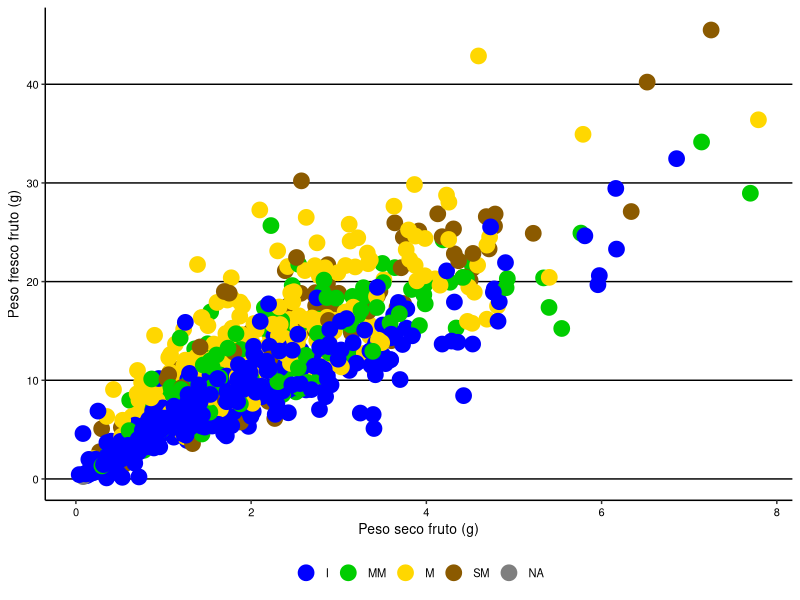
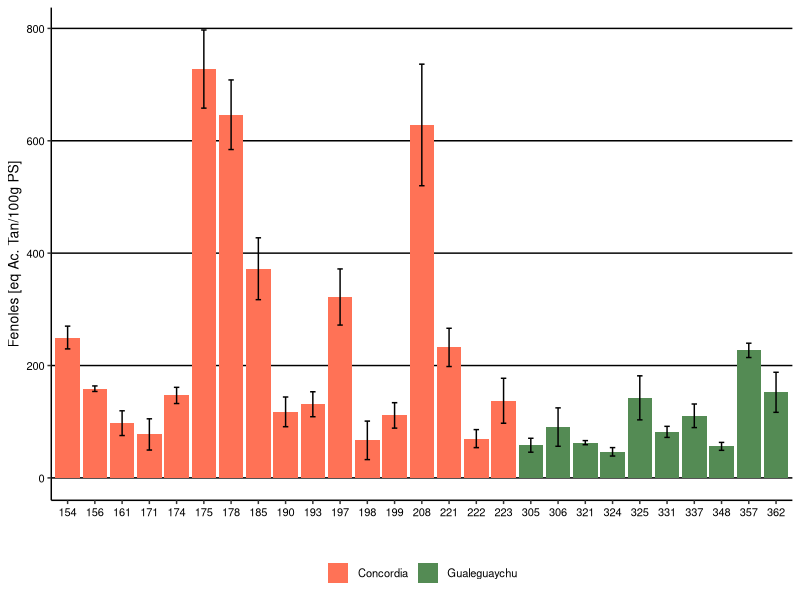
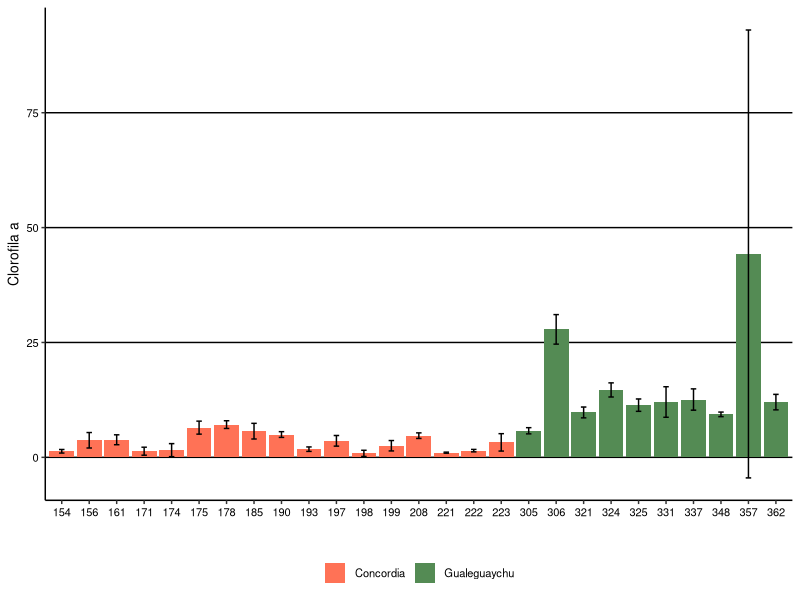
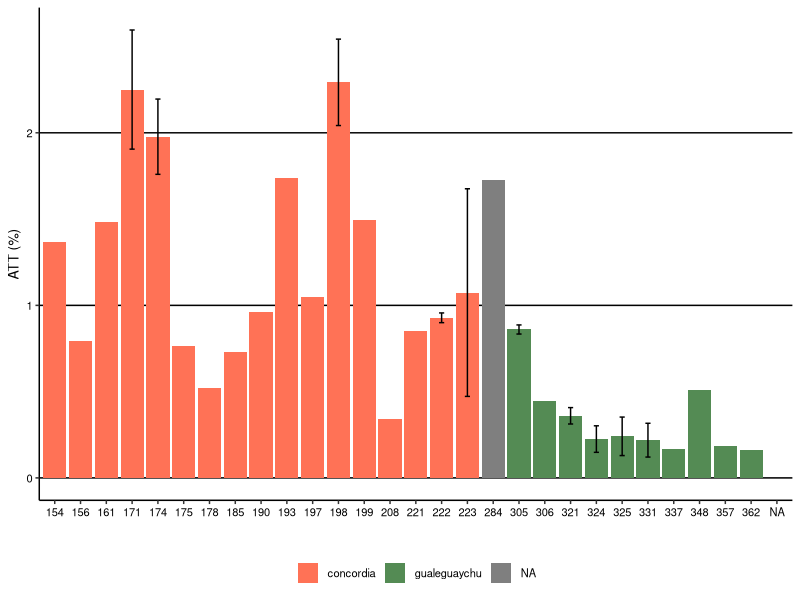
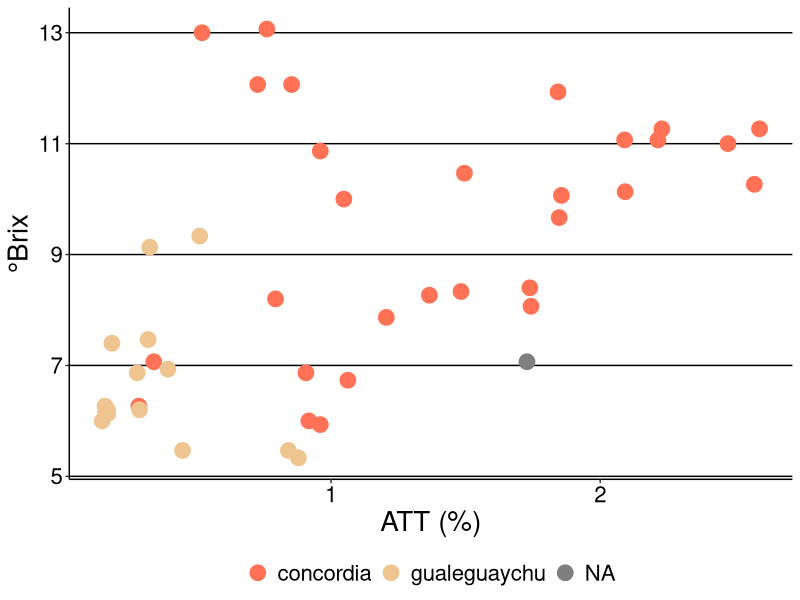
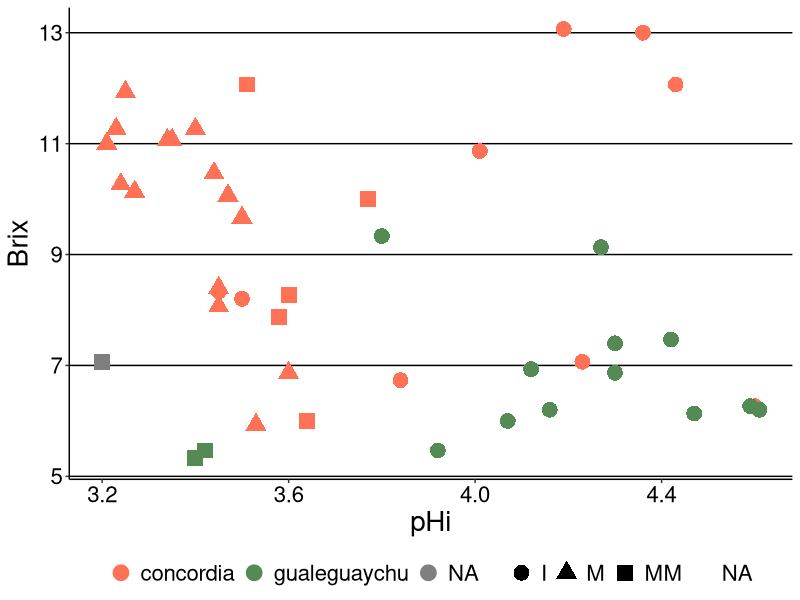
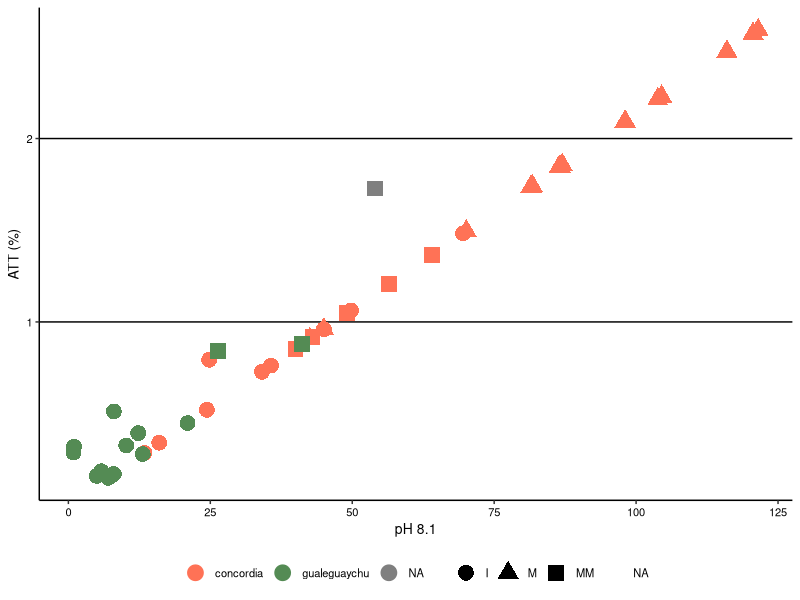

Recreate these plots in R, in order.
## ---- chunk 1
knitr::opts_chunk$set(warning = FALSE, message = FALSE, echo = FALSE)


# datospeso <-read_excel("nombre.xlsx", sheet="indicarhoja")
library(readxl)
datospeso <- read_excel("database.xlsx", sheet="fisico")

datospeso$year<-factor(datospeso$year,levels=c("2019","2021","2022"))
datospeso$site<-factor(datospeso$site,levels=c("concordia", "palmar","gualeguaychu"))
datospeso$mad<-factor(datospeso$mad,levels=c("I", "MM","M","SM"))
datospeso$phenotype<-as.factor(datospeso$phenotype)
datospeso$n <-as.factor(datospeso$n)
datospeso$mad <-as.factor(datospeso$mad)
datospeso$pff <- as.numeric(datospeso$pff)
datospeso$pss <- as.numeric(datospeso$pss)

## ---- chunk 2
knitr::opts_chunk$set(warning = FALSE, message = FALSE, echo = FALSE)

# Se quitan filas sin datos de peso seco (en este caso no hay)
library(dplyr)
datospeso_sna <- datospeso %>% filter(!is.na(psf))

## ---- chunk 3
knitr::opts_chunk$set(warning = FALSE, message = FALSE, echo = FALSE)

library(ggplot2)

gg_pesoseco_3a <- ggplot(data=datospeso_sna, aes(x=psf, y=pff, color=mad))+
  geom_point(size=5)+
  # facet_grid(.~year)+
  labs(x="Peso seco fruto (g)", y="Peso fresco fruto (g)")+
  theme_classic()+
  theme(plot.title = element_text(hjust = 0.5, size = rel(1.5))) +
  scale_color_manual(values = c("blue","green3","gold","orange4")) +
  # scale_color_manual(values = c("coral1","burlywood2","palegreen4")) +
  theme(legend.title=element_blank())+
  theme(legend.position='bottom')+
  theme(panel.grid.major.y = element_line(color='black'))+
  theme(panel.grid.major.x = element_blank())+
  theme(text = element_text(size=10, color='black'))+
  theme(axis.text = element_text(color='black'))
gg_pesoseco_3a

## ---- chunk 4
knitr::opts_chunk$set(warning = FALSE, message = FALSE, echo = FALSE)

modelo_ps <- lm(psf ~ pff, data=datospeso)

## ---- chunk 5
knitr::opts_chunk$set(warning = FALSE, message = FALSE, echo = FALSE)

## Predicciones del modelo

# Crear un nuevo data frame con los valores para pff
nuevos_datos <- data.frame(
  pff = datospeso$pff  # Valores de pff
)

# Hacer predicciones
predicciones1 <- predict(modelo_ps, newdata = nuevos_datos)

# Ver las predicciones
# print(predicciones1)

modelo_ps

## ---- chunk 6
knitr::opts_chunk$set(warning = FALSE, message = FALSE, echo = FALSE)

summary(modelo_ps)

## ---- chunk 7
knitr::opts_chunk$set(warning = FALSE, message = FALSE, echo = FALSE)

library(readxl)
database <- read_excel("database.xlsx", sheet = "2022_quimico")
# View(database)

database$phenotype <- as.factor(database$phenotype)
database$site<-factor(database$site,levels=c("Concordia", "Gualeguaychu"))
database$mad<-factor(database$mad, levels=c("I", "MM","M","SM"))
database$phenotype<-as.factor(database$phenotype)
# database$id <-as.factor(database$id)
database$mad <-as.factor(database$mad)
database$maturity <-as.factor(database$maturity)

# database$pss <- as.numeric(database$pss)

## ---- chunk 8
knitr::opts_chunk$set(warning = FALSE, message = FALSE, echo = FALSE)

# Se quitan filas sin datos
library(dplyr)
database2 <- database %>% filter(!is.na(phenols_ps))

## ---- chunk 9
knitr::opts_chunk$set(warning = FALSE, message = FALSE, echo = FALSE)

library(dplyr)

table_phenols_ps <- database2 %>% 
  dplyr::group_by(site, phenotype) %>%
  dplyr::summarise(
    n = n(),
    Mean = mean(phenols_ps),
    min = min(phenols_ps),
    max = max(phenols_ps),
    sd = sd(phenols_ps),
    )

table_phenols_ps
## ---- chunk 10
knitr::opts_chunk$set(warning = FALSE, message = FALSE, echo = FALSE)

library(ggplot2)

gphenols<-ggplot(data=table_phenols_ps, aes(x=phenotype, y=Mean, fill=site))+
  stat_summary(fun = "mean", size = 1, geom = "bar") +
  geom_errorbar(aes(ymin=Mean-sd, ymax=Mean+sd),
                width=.2, position=position_dodge(.9))+
  # facet_grid(.~year)+
  labs(x="", y="Fenoles [eq Ac. Tan/100g PS]")+
  theme_classic()+
  theme(plot.title = element_text(hjust = 0.5, size = rel(1.5))) +
  scale_fill_manual(values = c("coral1","palegreen4")) +
  theme(legend.title=element_blank())+
  theme(legend.position='bottom')+
  theme(panel.grid.major.y = element_line(color='black'))+
  theme(panel.grid.major.x = element_blank())+
  theme(text = element_text(size=10, color='black'))+
  theme(axis.text = element_text(color='black'))
gphenols

## ---- chunk 11
knitr::opts_chunk$set(warning = FALSE, message = FALSE, echo = FALSE)

# Se quitan filas sin datos
library(dplyr)
database_cloa <- database %>% filter(!is.na(Clo_a_ps))

## ---- chunk 12
knitr::opts_chunk$set(warning = FALSE, message = FALSE, echo = FALSE)

library(dplyr)

table_Clo_a_ps<- database_cloa %>% 
  dplyr::group_by(site, phenotype) %>%
  dplyr::summarise(
    n = n(),
    Mean = mean(Clo_a_ps),
    min = min(Clo_a_ps),
    max = max(Clo_a_ps),
    sd = sd(Clo_a_ps),
    )

table_Clo_a_ps
## ---- chunk 13
knitr::opts_chunk$set(warning = FALSE, message = FALSE, echo = FALSE)

library(ggplot2)

gphenols<-ggplot(data=table_Clo_a_ps, aes(x=phenotype, y=Mean, fill=site))+
  stat_summary(fun = "mean", size = 1, geom = "bar") +
  geom_errorbar(aes(ymin=Mean-sd, ymax=Mean+sd),
                width=.2, position=position_dodge(.9))+
  # geom_point()+
  # facet_grid(.~year)+
  labs(x="", y="Clorofila a")+
  theme_classic()+
  theme(plot.title = element_text(hjust = 0.5, size = rel(1.5))) +
  scale_fill_manual(values = c("coral1","palegreen4")) +
  theme(legend.title=element_blank())+
  theme(legend.position='bottom')+
  theme(panel.grid.major.y = element_line(color='black'))+
  theme(panel.grid.major.x = element_blank())+
  theme(text = element_text(size=10, color='black'))+
  theme(axis.text = element_text(color='black'))
gphenols

## ---- chunk 14
knitr::opts_chunk$set(warning = FALSE, message = FALSE, echo = FALSE)


# Cargar la base de datos
library(readxl)

ATTSS <- read_excel("muestrasquimica.xlsx", sheet="Hoja7")

ATTSS$year<-factor(ATTSS$year,levels=c("2022"))

ATTSS$site<-factor(ATTSS$site,levels=c("concordia","gualeguaychu"))

ATTSS$phenotype<-as.factor(ATTSS$phenotype)

# ATTSS$id <-factor(ATTSS$id,levels=c("1", "2","3","4"))

ATTSS$mad <- as.factor(ATTSS$mad)

## ---- chunk 15
knitr::opts_chunk$set(warning = FALSE, message = FALSE, echo = FALSE)

library(dplyr)

table_acidity <- ATTSS %>% 
  dplyr::group_by(site, phenotype) %>%
  dplyr::summarise(
    n = n(),
    Mean = mean(acidity),
    min = min(acidity),
    max = max(acidity),
    sd = sd(acidity),
    )

table_acidity
## ---- chunk 16
knitr::opts_chunk$set(warning = FALSE, message = FALSE, echo = FALSE)

library(ggplot2)

gATT<-ggplot(data=table_acidity, aes(x=phenotype, y=Mean, fill=site))+
  stat_summary(fun = "mean", size = 1, geom = "bar") +
  geom_errorbar(aes(ymin=Mean-sd, ymax=Mean+sd),
                width=.2, position=position_dodge(.9))+
  # facet_grid(.~year)+
  labs(x="", y="ATT (%)")+
  theme_classic()+
  theme(plot.title = element_text(hjust = 0.5, size = rel(1.5))) +
  scale_fill_manual(values = c("coral1","palegreen4")) +
  theme(legend.title=element_blank())+
  theme(legend.position='bottom')+
  theme(panel.grid.major.y = element_line(color='black'))+
  theme(panel.grid.major.x = element_blank())+
  theme(text = element_text(size=10, color='black'))+
  theme(axis.text = element_text(color='black'))
gATT

## ---- chunk 17
knitr::opts_chunk$set(warning = FALSE, message = FALSE, echo = FALSE)

library(dplyr)

table_brix <- ATTSS %>% 
  dplyr::group_by(site) %>%
  dplyr::summarise(
    n = n(),
    Mean = mean(brix),
    min = min(brix),
    max = max(brix),
    sd = sd(brix),
    )

table_brix

## ---- chunk 18
knitr::opts_chunk$set(warning = FALSE, message = FALSE, echo = FALSE)

library(ggplot2)

gATT_brix<-ggplot(data=table_brix, aes(x=site, y=Mean, fill=site))+
  stat_summary(fun = "mean", size = 1, geom = "bar") +
  geom_errorbar(aes(ymin=Mean-sd, ymax=Mean+sd),
                width=.2, position=position_dodge(.9))+
  # facet_grid(.~year)+
  labs(x="", y="°Brix")+
  theme_classic()+
  theme(plot.title = element_text(hjust = 0.5, size = rel(1.5))) +
  # scale_fill_manual(values = c("coral1","burlywood2","palegreen4")) +
  theme(legend.title=element_blank())+
  theme(legend.position='none')+
  theme(panel.grid.major.y = element_line(color='black'))+
  theme(panel.grid.major.x = element_blank())+
  theme(text = element_text(size=10, color='black'))+
  theme(axis.text = element_text(color='black'))


## ---- chunk 19
knitr::opts_chunk$set(warning = FALSE, message = FALSE, echo = FALSE)

library(ggplot2)

gATT_brix_dispersion<-ggplot(data=ATTSS, aes(x=acidity, y=brix, color=site))+
  geom_point(size=5)+
  # facet_grid(.~year)+
  labs(x="ATT (%)", y="°Brix")+
  theme_classic()+
  theme(plot.title = element_text(hjust = 0.5, size = rel(1.5))) +
  scale_color_manual(values = c("coral1","burlywood2","palegreen4")) +
  # scale_color_manual(values = c("coral1","burlywood2","palegreen4")) +
  theme(legend.title=element_blank())+
  theme(legend.position='bottom')+
  theme(panel.grid.major.y = element_line(color='black'))+
  theme(panel.grid.major.x = element_blank())+
  theme(text = element_text(size=20, color='black'))+
  theme(axis.text = element_text(color='black'))
gATT_brix_dispersion

## ---- chunk 20
knitr::opts_chunk$set(warning = FALSE, message = FALSE, echo = FALSE)

library(ggplot2)

gATT_phi_dispersion<-ggplot(data=ATTSS, aes(x=pHi, y=brix, color=site, shape=mad))+
  geom_point(size=5)+
  # facet_grid(.~year)+
  labs(x="pHi", y="Brix")+
  theme_classic()+
  theme(plot.title = element_text(hjust = 0.5, size = rel(1.5))) +
  scale_color_manual(values = c("coral1","palegreen4")) +
  # scale_color_manual(values = c("coral1","burlywood2","palegreen4")) +
  theme(legend.title=element_blank())+
  theme(legend.position='bottom')+
  theme(panel.grid.major.y = element_line(color='black'))+
  theme(panel.grid.major.x = element_blank())+
  theme(text = element_text(size=20, color='black'))+
  theme(axis.text = element_text(color='black'))
gATT_phi_dispersion

## ---- chunk 21
knitr::opts_chunk$set(warning = FALSE, message = FALSE, echo = FALSE)

library(ggplot2)

gATT_phi_dispersion<-ggplot(data=ATTSS, aes(x=pH81, y=acidity, color=site, shape=mad))+
  geom_point(size=5)+
  # facet_grid(.~year)+
  labs(x="pH 8.1", y="ATT (%)")+
  theme_classic()+
  theme(plot.title = element_text(hjust = 0.5, size = rel(1.5))) +
  # scale_fill_manual(values = c("coral1","burlywood2","palegreen4")) +
  scale_color_manual(values = c("coral1","palegreen4")) +
  theme(legend.title=element_blank())+
  theme(legend.position='bottom')+
  theme(panel.grid.major.y = element_line(color='black'))+
  theme(panel.grid.major.x = element_blank())+
  theme(text = element_text(size=10, color='black'))+
  theme(axis.text = element_text(color='black'))
gATT_phi_dispersion
